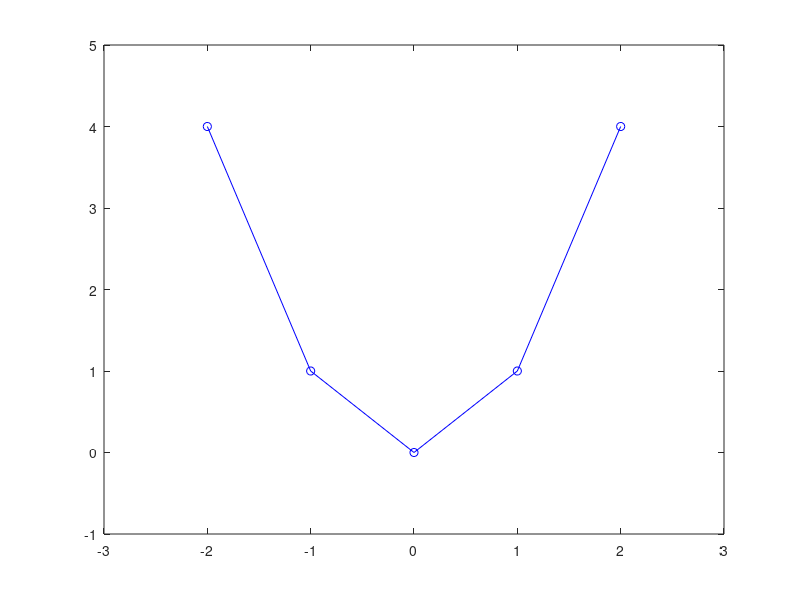
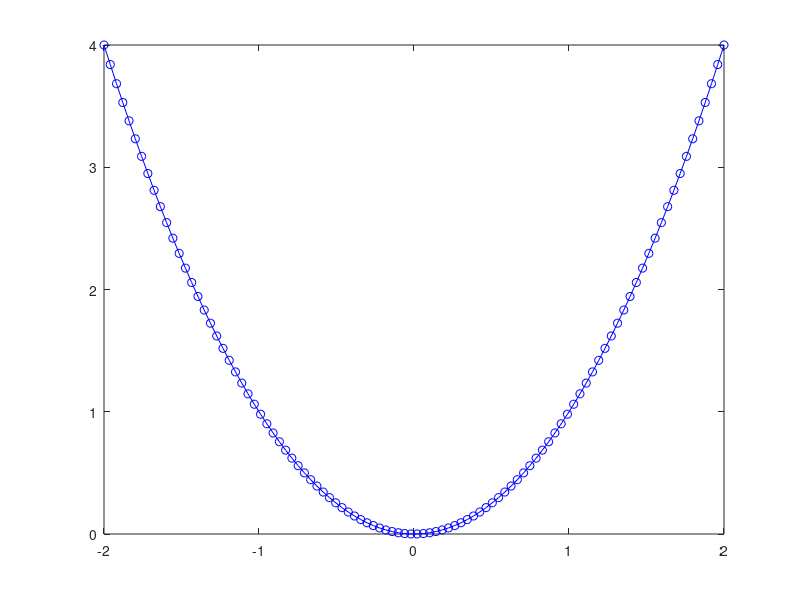

These charts were generated, in order, by the following MATLAB code:
%% Vectors in MATLAB

clear all
% close all
clc

% brief introduction to what a vector is
figure(1)
% this vector stores 5 input points from -2 to 2
x = [-2, -1, 0, 1, 2];
y = x.^2; % here, we apply the formula y = x^2
plot(x,y,'o-b') % graph it
xlim([-3,3]) % this changes the limits of the graph along the x direction
ylim([-1,5]) % this changes the limits of the graph along the y direction

% the above graph barely even resembles y=x^2 because there aren't enough
% input points!

% we can use linspace to create a much denser input field
figure(2)
x = linspace(-2,2); % this will create 100 input points
y = x.^2; % apply the equation
plot(x,y,'o-b') % graph it

%% Vector Operations
a = [1, 2, 3];
b = [3, 2, 1];
sum = a + b % vector addition

difference = a - b % vector subtraction

scaleUp = 3*a
scaleDown = (1/3)*a

dotProduct = dot(a,b)

%% Unit Vectors

magnitude = norm(a)
unitA = a./magnitude % this is a vectorized operation

%% Trig

sin(pi/2)
sind(90)

asin(1)
asind(1)

a = [1, 2, 3];
b = [3, 2, 1];
numerator = dot(a,b);
denominator = norm(a) * norm(b);
thetaRadians = acos(numerator / denominator)
thetaDegrees = acosd(numerator / denominator)